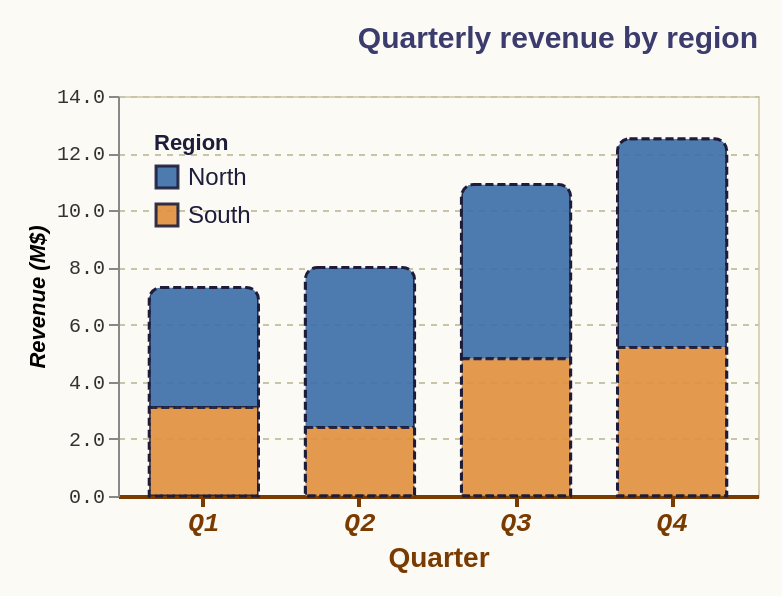

Source (Vega-Lite JSON):
### Vega-Lite specification from a JSON file in a GitHub repository (floating-point values rounded to 4 significant figures)
{"$schema": "https://vega.github.io/schema/vega-lite/v6.json", "description": "Bar chart customization: every non-default property here is one eas draws natively (fc-qx1.43).", "title": {"text": "Quarterly revenue by region", "anchor": "end", "color": "#3b3b6d", "fontSize": 15, "fontWeight": "bold", "offset": 16}, "width": 320, "height": 200, "padding": 12, "background": "#fbfaf4", "data": {"values": [{"quarter": "Q1", "region": "North", "revenue": 4.2}, {"quarter": "Q1", "region": "South", "revenue": 3.1}, {"quarter": "Q2", "region": "North", "revenue": 5.6}, {"quarter": "Q2", "region": "South", "revenue": 2.4}, {"quarter": "Q3", "region": "North", "revenue": 6.1}, {"quarter": "Q3", "region": "South", "revenue": 4.8}, {"quarter": "Q4", "region": "North", "revenue": 7.3}, {"quarter": "Q4", "region": "South", "revenue": 5.2}]}, "mark": {"type": "bar", "cornerRadiusTopLeft": 6, "cornerRadiusTopRight": 6, "stroke": "#1d1d3b", "strokeWidth": 1.5, "strokeDash": [4, 2], "opacity": 0.9}, "encoding": {"x": {"field": "quarter", "type": "nominal", "scale": {"paddingInner": 0.3, "paddingOuter": 0.2}, "axis": {"labelAngle": 0, "labelColor": "#7a3b00", "labelFontSize": 13, "labelFontStyle": "italic", "labelFontWeight": "bold", "title": "Quarter", "titleColor": "#7a3b00", "titleFontSize": 14, "tickColor": "#7a3b00", "tickWidth": 2, "domainColor": "#7a3b00", "domainWidth": 2}}, "y": {"field": "revenue", "type": "quantitative", "aggregate": "sum", "scale": {"domain": [0, 14]}, "axis": {"tickCount": 7, "format": ".1f", "gridDash": [3, 3], "gridColor": "#c9c3a8", "labelOpacity": 0.8, "title": "Revenue (M$)", "titleFontStyle": "italic"}}, "color": {"field": "region", "type": "nominal", "scale": {"range": ["#3b6ea8", "#e0913c"]}, "legend": {"orient": "top-left", "symbolType": "square", "symbolSize": 120, "labelColor": "#1d1d3b", "labelFontSize": 12, "titleColor": "#1d1d3b", "titleFontWeight": "bold", "title": "Region"}}}, "config": {"view": {"stroke": "#d8d2b8"}, "axis": {"labelFont": "Courier New"}}, "usermeta": {"eas": {"threshold": 0.035, "note": "fc-qx1.48: threshold 0.035 for rasterizer drift. On rsvg-convert 2.62.4 / cairo 1.18.6 the ratio is 0.0324; the pixel diff is the dashed bar outlines' and glyphs' anti-aliasing, no geometry moved"}}}
